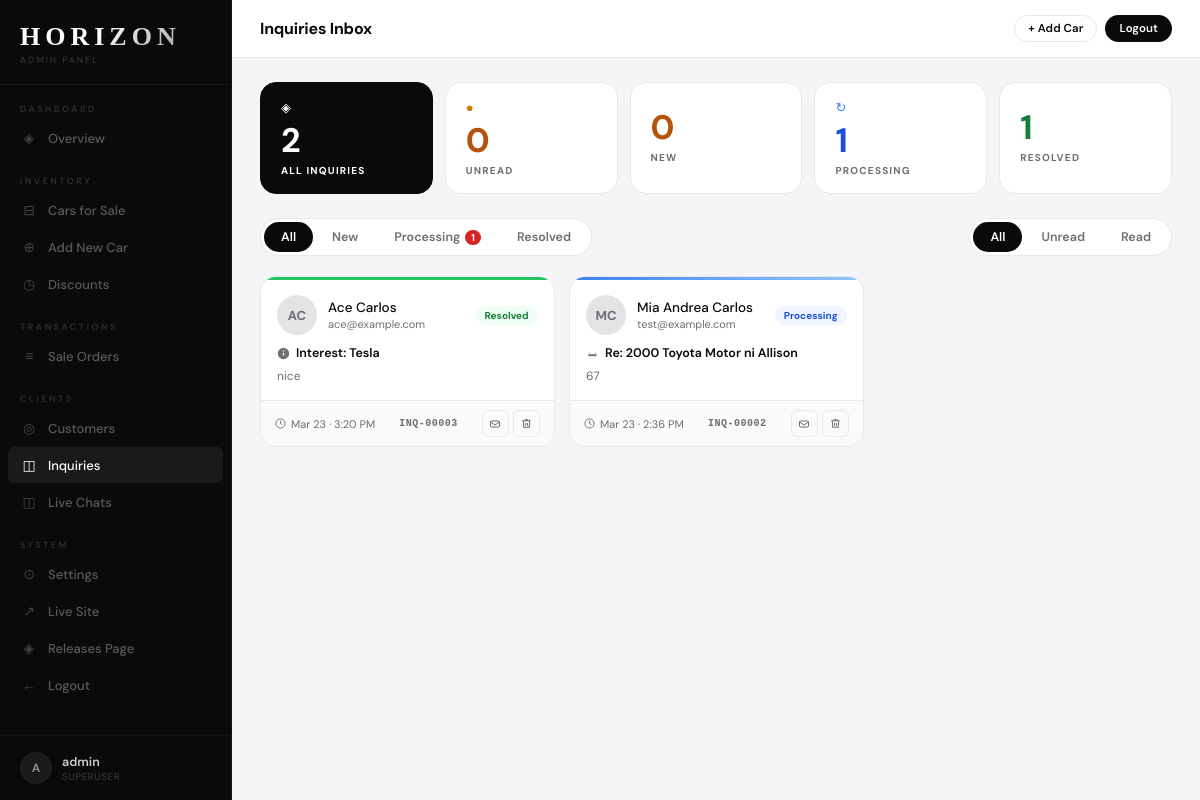
Page /admin-panel/inquiries/ (signed in) on the earlier database version.
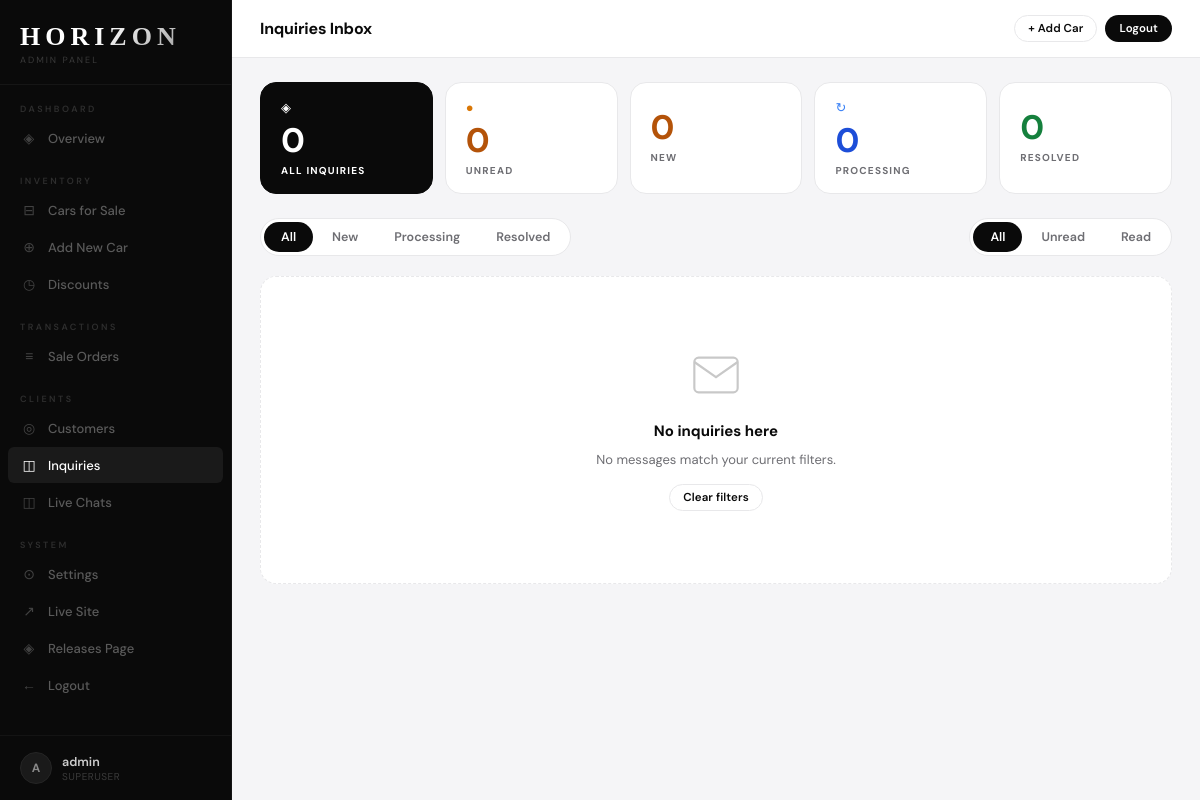
Same page on the later database version.
### horizon/models.py (models this page shows, shortened)
class Inquiry(models.Model):
    STATUS_CHOICES = [
        ('new',        'New'),
        ('processing', 'Processing'),
        ('resolved',   'Resolved'),
    ]
    first_name       = models.CharField(max_length=50)
    last_name        = models.CharField(max_length=50)
    email            = models.EmailField()
    phone            = models.CharField(max_length=20, blank=True)
    vehicle_interest = models.CharField(max_length=50, blank=True)
    car              = models.ForeignKey('Car', null=True, blank=True, on_delete=models.SET_NULL, related_name='inquiries')
    message          = models.TextField()
    status           = models.CharField(max_length=20, choices=STATUS_CHOICES, default='new')
    admin_notes      = models.TextField(blank=True)
    created_at       = models.DateTimeField(auto_now_add=True)
    is_read          = models.BooleanField(default=False)
    reply_token = models.CharField(max_length=64, blank=True, unique=True, null=True)
    @property
    def full_name(self):
        return f"{self.first_name} {self.last_name}"
    @property
    def inquiry_number(self):
        return f"INQ-{self.pk:05d}"

class Car(models.Model):
    BRAND_CHOICES = [
        ('bmw', 'BMW'),
        ('benz', 'Mercedes-Benz'),
        ('toyota', 'Toyota'),
        ('tesla', 'Tesla'),
        ('porsche', 'Porsche'),
        ('lexus', 'Lexus'),
        ('foton', 'Foton'),
    ]
    CATEGORY_CHOICES = [
        ('sedan', 'Sedan'),
        ('suv', 'SUV'),
        ('sports', 'Sports'),
        ('electric', 'Electric'),
        ('truck', 'Truck'),
        ('van', 'Van/MPV'),
        ('crossover', 'Crossover'),
        ('pickup', 'Pickup'),
    ]
    LISTING_CHOICES = [('sale', 'For Sale')]
    STATUS_CHOICES  = [('available', 'Available'), ('reserved', 'Reserved'), ('sold', 'Sold')]
    TRANSMISSION_CHOICES = [('automatic', 'Automatic'), ('manual', 'Manual'), ('cvt', 'CVT')]
    FUEL_CHOICES = [('gasoline', 'Gasoline'), ('diesel', 'Diesel'), ('electric', 'Electric'), ('hybrid', 'Hybrid')]
    brand        = models.CharField(max_length=20, choices=BRAND_CHOICES)
    model        = models.CharField(max_length=100)
    year         = models.IntegerField()
    category     = models.CharField(max_length=20, choices=CATEGORY_CHOICES)
    listing_type = models.CharField(max_length=10, choices=LISTING_CHOICES, default='sale')
    sale_price   = models.DecimalField(max_digits=12, decimal_places=2, null=True, blank=True)
    status       = models.CharField(max_length=20, choices=STATUS_CHOICES, default='available')
    mileage      = models.IntegerField(null=True, blank=True)
    transmission = models.CharField(max_length=20, choices=TRANSMISSION_CHOICES, default='automatic')
    fuel_type    = models.CharField(max_length=20, choices=FUEL_CHOICES, default='gasoline')
    color        = models.CharField(max_length=50, blank=True)
    plate_number = models.CharField(max_length=20, blank=True)
    description  = models.TextField(blank=True)
    photo   = models.ImageField(upload_to='cars/', null=True, blank=True)
    photo_2 = models.ImageField(upload_to='cars/', null=True, blank=True)
    photo_3 = models.ImageField(upload_to='cars/', null=True, blank=True)
    photo_4 = models.ImageField(upload_to='cars/', null=True, blank=True)
    discount_percent = models.DecimalField(max_digits=5, decimal_places=2, null=True, blank=True)
    discount_label   = models.CharField(max_length=60, blank=True)
    created_at       = models.DateTimeField(auto_now_add=True)
    def __str__(self):
        return f"{self.year} {self.get_brand_display()} {self.model}"

### horizon/views.py (the view)
# urls.py: path('admin-panel/inquiries/',                         views.admin_inquiries,           name='admin_inquiries'),
@login_required
def admin_inquiries(request):
    status_filter = request.GET.get('status', 'all')
    read_filter   = request.GET.get('read', 'all')
    inquiries     = Inquiry.objects.select_related('car').all().order_by('-is_read', '-created_at')
    if status_filter != 'all':
        inquiries = inquiries.filter(status=status_filter)
    if read_filter == 'unread':
        inquiries = inquiries.filter(is_read=False)
    elif read_filter == 'read':
        inquiries = inquiries.filter(is_read=True)
    counts = {
        'new':        Inquiry.objects.filter(status='new').count(),
        'processing': Inquiry.objects.filter(status='processing').count(),
        'resolved':   Inquiry.objects.filter(status='resolved').count(),
        'unread':     Inquiry.objects.filter(is_read=False).count(),
        'total':      Inquiry.objects.count(),
    }
    return render(request, 'horizon/admin_inquiries.html', {
        'inquiries': inquiries,
        'status_filter': status_filter,
        'read_filter': read_filter,
        'counts': counts,
        'cars': Car.objects.all().order_by('brand', 'model'),
    })

### horizon/templates/horizon/admin_inquiries.html (shortened to what the changed rows need)
{% extends 'horizon/admin_base.html' %}
{% block admin_content %}
<div class="ib-kpi-row">
  <a href="?status=all&read=all" class="ib-kpi {% if status_filter == 'all' and read_filter == 'all' %}ib-kpi-active{% endif %}">
    <span class="ib-kpi-icon">◈</span>
    <span class="ib-kpi-num">{{ counts.total }}</span>
    <span class="ib-kpi-lbl">All Inquiries</span>
  </a>
  <a href="?status=processing&read=all" class="ib-kpi ib-kpi-blue {% if status_filter == 'processing' and read_filter == 'all' %}ib-kpi-active{% endif %}">
    <span class="ib-kpi-icon">↻</span>
    <span class="ib-kpi-num">{{ counts.processing }}</span>
    <span class="ib-kpi-lbl">Processing</span>
  </a>
  <a href="?status=resolved&read=all" class="ib-kpi ib-kpi-green {% if status_filter == 'resolved' and read_filter == 'all' %}ib-kpi-active{% endif %}">
    <span class="ib-kpi-num">{{ counts.resolved }}</span>
    <span class="ib-kpi-lbl">Resolved</span>
  </a>
</div>
<div class="ib-toolbar">
  <div class="ib-filter-tabs">
    <a href="?status=processing&read={{ read_filter }}" class="ib-ftab {% if status_filter == 'processing' %}on{% endif %}">Processing{% if counts.processing %} <em>{{ counts.processing }}</em>{% endif %}</a>
  </div>
</div>
{% if inquiries %}
<div class="ib-grid">
  {% for inq in inquiries %}
  <a class="ib-card {% if not inq.is_read %}ib-card-unread{% endif %} ib-card-{{ inq.status }}"
     href="{% url 'admin_inquiry_detail' inq.pk %}">
    <div class="ib-card-accent ib-accent-{{ inq.status }}"></div>
    <div class="ib-card-header">
      <div class="ib-card-avatar {% if not inq.is_read %}ib-avatar-unread{% endif %}">
        {{ inq.first_name|first|upper }}{{ inq.last_name|first|upper }}
      </div>
      <div class="ib-card-who">
        <span class="ib-card-name {% if not inq.is_read %}ib-bold{% endif %}">{{ inq.full_name }}</span>
        <span class="ib-card-email">{{ inq.email }}</span>
      </div>
      <div class="ib-card-badges">
        <span class="ib-pill ib-pill-{{ inq.status }}">{{ inq.get_status_display }}</span>
      </div>
    </div>
    <div class="ib-card-subject {% if not inq.is_read %}ib-bold{% endif %}">
      {% if inq.car %}
        <svg class="ib-subj-icon" viewBox="0 0 16 16" fill="currentColor"><path d="M3 11V9.5l1-3h8l1 3V11h-1v1H11v-1H5v1H4v-1H3zm1.5-4.5L3.6 9h8.8l-.9-2.5H4.5zm-.5 3a.5.5 0 110 1 .5.5 0 010-1zm8 0a.5.5 0 110 1 .5.5 0 010-1z"/></svg>
        Re: {{ inq.car }}
      {% elif inq.vehicle_interest %}
        <svg class="ib-subj-icon" viewBox="0 0 16 16" fill="currentColor"><path d="M8 1a7 7 0 100 14A7 7 0 008 1zm.75 9.5h-1.5V7h1.5v3.5zm0-5h-1.5V4h1.5v1.5z"/></svg>
        Interest: {{ inq.vehicle_interest }}
      {% else %}
        <svg class="ib-subj-icon" viewBox="0 0 16 16" fill="currentColor"><path d="M2 2h12a1 1 0 011 1v8a1 1 0 01-1 1H9l-3 2v-2H2a1 1 0 01-1-1V3a1 1 0 011-1z"/></svg>
        General Inquiry
      {% endif %}
    </div>
    <p class="ib-card-preview">{{ inq.message|truncatechars:110 }}</p>
    <div class="ib-card-footer">
      <span class="ib-card-date">
        <svg width="11" height="11" viewBox="0 0 24 24" fill="none" stroke="currentColor" stroke-width="2"><circle cx="12" cy="12" r="10"/><polyline points="12 6 12 12 16 14"/></svg>
        {{ inq.created_at|date:"M d" }} · {{ inq.created_at|time:"g:i A" }}
      </span>
      <span style="font-size:10px;font-weight:700;color:var(--muted);letter-spacing:.5px;font-family:monospace;">{{ inq.inquiry_number }}</span>
      <div class="ib-card-actions" onclick="event.preventDefault(); event.stopPropagation();">
        <form method="post" action="{% url 'admin_inquiry_toggle_read' inq.pk %}">
          <button class="ib-act-btn" title="{% if inq.is_read %}Mark unread{% else %}Mark read{% endif %}">
            {% if inq.is_read %}
            <svg width="12" height="12" viewBox="0 0 24 24" fill="none" stroke="currentColor" stroke-width="2"><path d="M3 8l9 6 9-6"/><rect x="3" y="6" width="18" height="12" rx="2"/></svg>
            {% else %}
            <svg width="12" height="12" viewBox="0 0 24 24" fill="currentColor"><path d="M3 6a2 2 0 012-2h14a2 2 0 012 2v12a2 2 0 01-2 2H5a2 2 0 01-2-2V6zm2 0l7 5 7-5H5z"/></svg>
            {% endif %}
          </button>
        </form>
        <form method="post" action="{% url 'admin_inquiry_delete' inq.pk %}" onsubmit="return confirm('Delete inquiry from {{ inq.full_name|escapejs }}?')">
          <button class="ib-act-btn ib-act-del" title="Delete">
            <svg width="11" height="11" viewBox="0 0 24 24" fill="none" stroke="currentColor" stroke-width="2.2"><polyline points="3 6 5 6 21 6"/><path d="M19 6l-1 14H6L5 6"/><path d="M10 11v6M14 11v6"/><path d="M9 6V4h6v2"/></svg>
          </button>
        </form>
      </div>
    </div>
  </a>
  {% endfor %}
</div>
{% else %}
<div class="ib-empty">
  <div class="ib-empty-illus">
    <svg width="52" height="52" viewBox="0 0 24 24" fill="none" stroke="currentColor" stroke-width="1" opacity="0.22"><path d="M4 4h16c1.1 0 2 .9 2 2v12c0 1.1-.9 2-2 2H4c-1.1 0-2-.9-2-2V6c0-1.1.9-2 2-2z"/><polyline points="22,6 12,13 2,6"/></svg>
  </div>
  <p class="ib-empty-title">No inquiries here</p>
  <p class="ib-empty-sub">No messages match your current filters.</p>
  <a href="?status=all&read=all" class="btn btn-outline btn-sm" style="margin-top:6px;">Clear filters</a>
</div>
{% endif %}
{% endblock %}

Differences in the rows shown:
removed Inquiry: first_name|first "A", last_name|first "C", full_name "Ace Carlos", email "ace@example.com", status "Resolved", vehicle_interest "Tesla", message "nice", created_at "Mar 23", created_at "3:20 PM", inquiry_number "INQ-00003", is_read True (drawn)
removed Inquiry: first_name|first "M", last_name|first "C", full_name "Mia Andrea Carlos", email "test@example.com", status "Processing", car "2000 Toyota Motor ni Allison", message "67", created_at "Mar 23", created_at "2:36 PM", inquiry_number "INQ-00002", is_read True (drawn)
Other differences:
{{ counts.total }}: "2" → "0"
{{ counts.processing }}: "1" → "0"
{{ counts.resolved }}: "1" → "0"
{{ counts.processing }}: "1" → (not shown)
text now shown: "No inquiries here No messages match your current filters. Clear filters"
